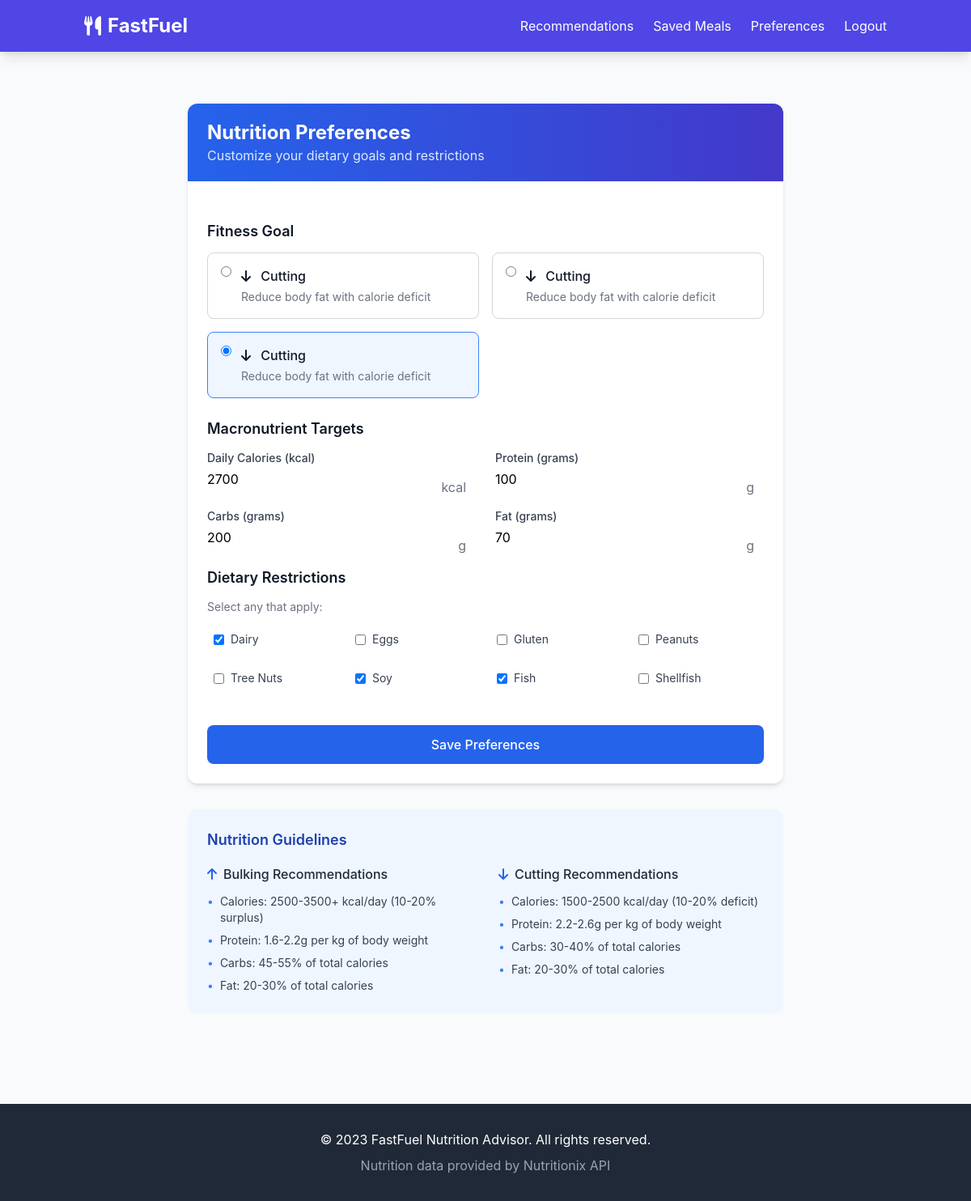
The page /preferences/ (signed in) on the database its author committed.
### nutrition/models.py (models this page shows, shortened)
class UserPreferences(models.Model):
    GOAL_CHOICES = [
        ('bulking', 'Bulking'),
        ('cutting', 'Cutting'),
    ]
    user = models.OneToOneField(User, on_delete=models.CASCADE)
    goal = models.CharField(max_length=10, choices=GOAL_CHOICES)
    calorie_limit = models.PositiveIntegerField()
    protein_target = models.PositiveIntegerField()
    carb_target = models.PositiveIntegerField()
    fat_target = models.PositiveIntegerField()
    allergies = models.TextField(blank=True, null=True)
    created_at = models.DateTimeField(auto_now_add=True)
    updated_at = models.DateTimeField(auto_now=True)

### nutrition/views.py (the view)
# urls.py: path('preferences/', views.set_preferences, name='set_preferences'),
@login_required
def set_preferences(request):
    try:
        preferences = request.user.userpreferences
        form_data = None
    except UserPreferences.DoesNotExist:
        preferences = None
        form_data = {
            'goal': 'bulking',
            'calorie_limit': 2500,
            'protein_target': 150,
            'carb_target': 300,
            'fat_target': 70,
            'allergies': []
        }
    if request.method == 'POST':
        form = PreferencesForm(
            request.POST,
            instance=preferences,
            initial=form_data if not preferences else None
        )
        if form.is_valid():
            preferences = form.save(commit=False)
            preferences.user = request.user
            preferences.save()
            form.save_m2m()  # For many-to-many fields if any
            messages.success(request, 'Preferences saved successfully!')
            return redirect('recommendations')
        else:
            messages.error(request, 'Please correct the errors below.')
    else:
        form = PreferencesForm(
            instance=preferences,
            initial=form_data if not preferences else None
        )
    return render(request, 'nutrition/preferences.html', {
        'form': form,
        'existing_preferences': bool(preferences)
    })

### nutrition/templates/nutrition/preferences.html (shortened to what this page needs)
{% extends 'nutrition/base.html' %}
{% load static %}
{% block content %}
<div class="max-w-3xl mx-auto px-4 py-8">
    <div class="bg-white rounded-xl shadow-md overflow-hidden">
        <div class="bg-gradient-to-r from-blue-600 to-indigo-700 py-5 px-6">
            <h1 class="text-2xl font-bold text-white">Nutrition Preferences</h1>
            <p class="text-blue-100">Customize your dietary goals and restrictions</p>
        </div>
        <div class="p-6">
            <form method="post" class="space-y-6" id="preferences-form">
                <div>
                    <h2 class="text-lg font-semibold text-gray-900 mb-3">Fitness Goal</h2>
                    <div class="grid grid-cols-1 md:grid-cols-2 gap-4">
                        {% for choice in form.goal %}
                        <label class="flex items-start p-4 border rounded-lg cursor-pointer hover:bg-blue-50 transition-colors {% if choice.data.value == form.goal.value %}border-blue-500 bg-blue-50{% else %}border-gray-300{% endif %}">
                            {{ choice.tag }}
                            <div class="ml-3">
                                <span class="block font-medium text-gray-900">
                                    {% if choice.choice_label == 'bulking' %}
                                        <i class="fas fa-arrow-up mr-2"></i> Bulking
                                    {% else %}
                                        <i class="fas fa-arrow-down mr-2"></i> Cutting
                                    {% endif %}
                                </span>
                                <span class="block text-sm text-gray-500 mt-1">
                                    {% if choice.choice_label == 'bulking' %}
                                        Increase muscle mass with calorie surplus
                                    {% else %}
                                        Reduce body fat with calorie deficit
                                    {% endif %}
                                </span>
                            </div>
                        </label>
                        {% endfor %}
                    </div>
                </div>
                <div>
                    <h2 class="text-lg font-semibold text-gray-900 mb-3">Macronutrient Targets</h2>
                    <div class="grid grid-cols-1 md:grid-cols-2 gap-6">
                        {% for field in form %}
                            {% if field.name in 'calorie_limit protein_target carb_target fat_target' %}
                            <div>
                                <label for="{{ field.id_for_label }}" class="block text-sm font-medium text-gray-700 mb-1">
                                    {{ field.label }}
                                </label>
                                <div class="relative">
                                    {{ field }}
                                    {% if field.name == 'calorie_limit' %}
                                        <span class="absolute right-3 top-2.5 text-gray-500">kcal</span>
                                    {% else %}
                                        <span class="absolute right-3 top-2.5 text-gray-500">g</span>
                                    {% endif %}
                                </div>
                            </div>
                            {% endif %}
                        {% endfor %}
                    </div>
                </div>
                <div>
                    <h2 class="text-lg font-semibold text-gray-900 mb-3">Dietary Restrictions</h2>
                    <p class="text-sm text-gray-500 mb-3">Select any that apply:</p>
                    <div class="grid grid-cols-2 md:grid-cols-4 gap-3">
                        {% for checkbox in form.allergies %}
                        <label class="flex items-center space-x-2 p-2 rounded hover:bg-gray-50">
                            {{ checkbox.tag }}
                            <span class="text-sm text-gray-700">{{ checkbox.choice_label }}</span>
                        </label>
                        {% endfor %}
                    </div>
                </div>
                <div class="pt-4">
                    <button type="submit" class="w-full bg-blue-600 hover:bg-blue-700 text-white font-medium py-3 px-6 rounded-lg transition duration-200 focus:outline-none focus:ring-2 focus:ring-blue-500 focus:ring-offset-2">
                        Save Preferences
                    </button>
                </div>
            </form>
        </div>
    </div>
    <div class="mt-8 bg-blue-50 p-6 rounded-xl">
        <h3 class="text-lg font-semibold text-blue-800 mb-4">Nutrition Guidelines</h3>
        <div class="grid md:grid-cols-2 gap-8">
            <div>
                <h4 class="font-medium text-gray-800 mb-3 flex items-center">
                    <i class="fas fa-arrow-up mr-2 text-blue-600"></i>Bulking Recommendations
                </h4>
                <ul class="space-y-2 text-sm text-gray-700">
                    <li class="flex items-start">
                        <span class="text-blue-500 mr-2">•</span>
                        <span>Calories: 2500-3500+ kcal/day (10-20% surplus)</span>
                    </li>
                    <li class="flex items-start">
                        <span class="text-blue-500 mr-2">•</span>
                        <span>Protein: 1.6-2.2g per kg of body weight</span>
                    </li>
                    <li class="flex items-start">
                        <span class="text-blue-500 mr-2">•</span>
                        <span>Carbs: 45-55% of total calories</span>
                    </li>
                    <li class="flex items-start">
                        <span class="text-blue-500 mr-2">•</span>
                        <span>Fat: 20-30% of total calories</span>
                    </li>
                </ul>
            </div>
            <div>
                <h4 class="font-medium text-gray-800 mb-3 flex items-center">
                    <i class="fas fa-arrow-down mr-2 text-blue-600"></i>Cutting Recommendations
                </h4>
                <ul class="space-y-2 text-sm text-gray-700">
                    <li class="flex items-start">
                        <span class="text-blue-500 mr-2">•</span>
                        <span>Calories: 1500-2500 kcal/day (10-20% deficit)</span>
                    </li>
                    <li class="flex items-start">
                        <span class="text-blue-500 mr-2">•</span>
                        <span>Protein: 2.2-2.6g per kg of body weight</span>
                    </li>
                    <li class="flex items-start">
                        <span class="text-blue-500 mr-2">•</span>
                        <span>Carbs: 30-40% of total calories</span>
                    </li>
                    <li class="flex items-start">
                        <span class="text-blue-500 mr-2">•</span>
                        <span>Fat: 20-30% of total calories</span>
                    </li>
                </ul>
            </div>
        </div>
    </div>
</div>
{% endblock %}

### nutrition/static/css/style.css (style rules this page uses)
body { font-family: 'Inter', -apple-system, BlinkMacSystemFont, sans-serif; }
input[type="text"], input[type="email"], input[type="password"], input[type="number"], select { @apply w-full px-4 py-2 border border-gray-300 rounded-lg focus:ring-2 focus:ring-indigo-500 focus:border-indigo-500 transition duration-200; }
input[type="checkbox"] { @apply h-4 w-4 text-indigo-600 focus:ring-indigo-500 border-gray-300 rounded; }
input[type="radio"] { @apply h-4 w-4 text-indigo-600 focus:ring-indigo-500 border-gray-300; }

### rows shown on the page
UserPreferences: form "2700" "100" "200" "70"

### other values the page prints
{{ field.label }} "Daily Calories (kcal)" "Protein (grams)" "Carbs (grams)" "Fat (grams)"
{{ checkbox.choice_label }} "Dairy" "Eggs" "Gluten" "Peanuts" "Tree Nuts" "Soy" "Fish" "Shellfish"
